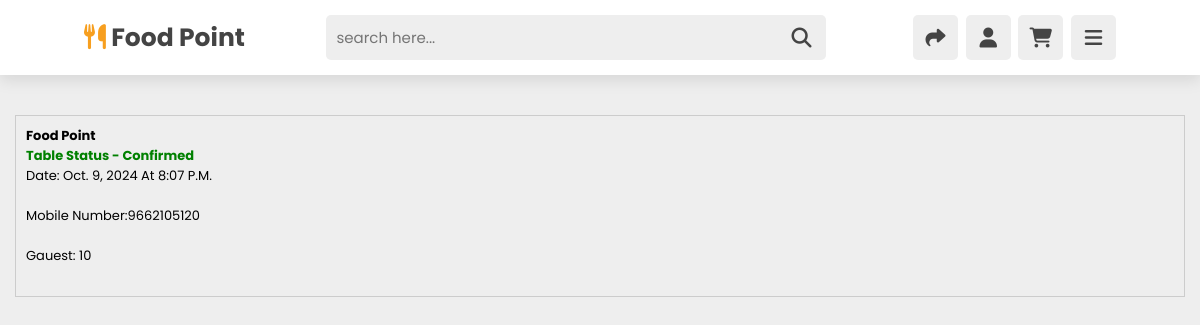
Page /booking/ (signed in) on the committed database.
### food/models.py (models this page shows)
class TableBooking(models.Model):
    user = models.ForeignKey(User, on_delete=models.CASCADE)
    mobile_number=models.CharField(max_length=12)
    booking_date=models.DateField()
    booking_time=models.TimeField()
    number_of_people=models.IntegerField()

### food/views.py (the view, shortened to what this page needs)
# urls.py: path('booking/',views.booking,name='booking'),
def booking(request):
    data=TableBooking.objects.filter(user=request.user)
    return render(request, 'tablebook.html',{'data':data})

### food/templates/tablebook.html (shortened to what this page needs)
{% load static %}
<!DOCTYPE html>
<html lang="en">
<head>
    <link rel="stylesheet" href="https://unpkg.com/swiper/swiper-bundle.min.css" />
    <link rel="stylesheet" href="https://cdnjs.cloudflare.com/ajax/libs/font-awesome/6.1.1/css/all.min.css">
    <link rel="stylesheet" type="text/css" href="{% static 'css/style.css' %}">
</head>
<body>
    <header class="header">
        <a href="#" class="logo"> <i class="fas fa-utensils"></i> Food Point </a>
        <form action="" class="search-form">
            <input type="search" name="" placeholder="search here..." id="searchBox">
            <label for="searchBox" class="fas fa-search"></label>
        </form>
        <div class="icons">
            <div class="fas fa-share" id="theme-btn"></div>
            <div class="fas fa-user" id="login-btn"></div>
            <div class="fas fa-shopping-cart" id="cart-btn"></div>
            <div class="fas fa-bars" id="menu-btn"></div>
        </div>
    </header>
    <div class="main1">
        {% for i in data %}
        <div class="main2">
            <strong>Food Point</strong><br>
            <strong style="color:green">Table Status - Confirmed</strong><br>
            <p>Date:  {{ i.booking_date }} At {{ i.booking_time }}</p><br>
            <p>Mobile Number:{{ i.mobile_number }}</p><br>
            <p>Gauest: {{i.number_of_people}}</p><br>
    </div>
        {% empty %}
        <p>No results found</p>
        {% endfor %}
    </div>
</body>
</html>

### food/static/css/style.css (style rules this page uses)
:root { --orange:#F79F1F; --text-color-1:#444; --text-color-2:#666; --bg-color-1:#fff; --bg-color-2:#eee; --box-shadow:0 .5rem 1.5rem rgba(0,0,0,.1); }
* { font-family: 'Poppins', sans-serif; margin:0; padding:0; box-sizing: border-box; outline: none; border:none; text-decoration: none; text-transform: capitalize; }
html { font-size: 62.5%; overflow-x: hidden; scroll-padding-top: 7rem; scroll-behavior: smooth; }
body { background:var(--bg-color-2); }
.header { position: fixed; top:0; left:0; right:0; background:var(--bg-color-1); box-shadow: var(--box-shadow); padding: 1.5rem 7%; z-index: 1000; display: flex; align-items: center; justify-content: space-between; }
.header .logo { font-weight: bolder; font-size: 2.5rem; color:var(--text-color-1); }
.header .logo i { color:var(--orange); }
.header .search-form { background:var(--bg-color-2); border-radius: .5rem; display: flex; align-items: center; height: 4.5rem; width:50rem; }
.header .search-form input { height:100%; width:100%; background:none; text-transform: none; font-size: 1.5rem; color:var(--text-color-1); padding:1rem; }
.header .search-form label { font-size: 2rem; margin-right: 1.5rem; color:var(--text-color-1); cursor: pointer; }
.header .icons div { height:4.5rem; width:4.5rem; line-height:4.5rem; font-size: 2rem; border-radius: .5rem; margin-left: .5rem; background:var(--bg-color-2); color:var(--text-color-1); cursor: pointer; text-align: center; }

### food/templates/tablebook.html (style rules this page uses)
.main1 { padding: 10px; position: relative; top: 100px; }
.main2 { border: 1px solid #ccc; padding: 10px; font-size: 13px; margin: 5px; position:relative; }

### rows in the picture
TableBooking: booking_date "Oct. 9, 2024", booking_time "8:07 P.m.", mobile_number "9662105120", number_of_people "10"
